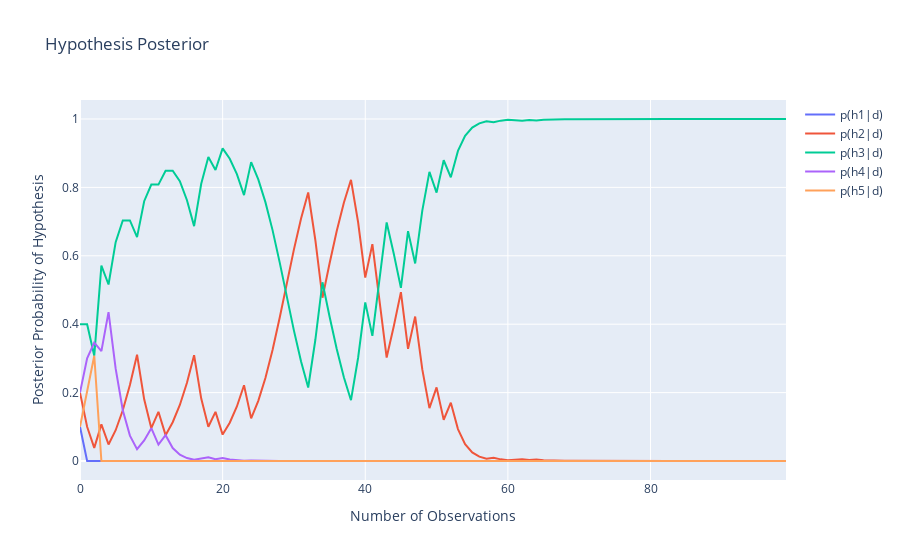

The code cell stored with this chart in its notebook:
### Code cell
fig = go.Figure()
fig.add_trace(go.Scatter(x = observations, y = h1_posterior, mode='lines', name='p(h1|d)'))
fig.add_trace(go.Scatter(x = observations, y = h2_posterior, mode='lines', name='p(h2|d)'))
fig.add_trace(go.Scatter(x = observations, y = h3_posterior, mode='lines', name='p(h3|d)'))
fig.add_trace(go.Scatter(x = observations, y = h4_posterior, mode='lines', name='p(h4|d)'))
fig.add_trace(go.Scatter(x = observations, y = h5_posterior, mode='lines', name='p(h5|d)'))
fig.update_layout( title="Hypothesis Posterior", xaxis_title="Number of Observations", yaxis_title="Posterior Probability of Hypothesis")
